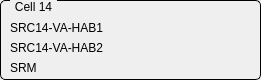
  <widget class="QGroupBox" name="GBCell14">
   <property name="geometry">
    <rect>
     <x>290</x>
     <y>440</y>
     <width>261</width>
     <height>80</height>
    </rect>
   </property>
   <property name="styleSheet">
    <string notr="true">QGroupBox {
    border: 1px solid black;
    border-radius: 5px;
    margin-top: 0.5em;
}

QGroupBox::title {
    subcontrol-origin: margin;
    left: 10px;
    padding: 0 3px 0 3px;
}</string>
   </property>
   <property name="title">
    <string>Cell 14</string>
   </property>
   <property name="checkable">
    <bool>false</bool>
   </property>
   <widget class="QLabel" name="label_57">
    <property name="geometry">
     <rect>
      <x>10</x>
      <y>20</y>
      <width>121</width>
      <height>16</height>
     </rect>
    </property>
    <property name="text">
     <string>SRC14-VA-HAB1</string>
    </property>
   </widget>
   <widget class="QLabel" name="label_58">
    <property name="geometry">
     <rect>
      <x>10</x>
      <y>40</y>
      <width>121</width>
      <height>16</height>
     </rect>
    </property>
    <property name="text">
     <string>SRC14-VA-HAB2</string>
    </property>
   </widget>
   <widget class="QESimpleShape" name="ledSRC14HAB1S2">
    <property name="geometry">
     <rect>
      <x>220</x>
      <y>20</y>
      <width>16</width>
      <height>16</height>
     </rect>
    </property>
    <property name="shape">
     <enum>QSimpleShape::circle</enum>
    </property>
    <property name="colour0" stdset="0">
     <color>
      <red>60</red>
      <green>20</green>
      <blue>20</blue>
     </color>
    </property>
    <property name="colour1" stdset="0">
     <color>
      <red>240</red>
      <green>5</green>
      <blue>5</blue>
     </color>
    </property>
    <property name="variable" stdset="0">
     <string>SRC$(v1)-VA-HAB1-FLS2:isInterlock</string>
    </property>
    <property name="variableSubstitutions" stdset="0">
     <string>v1=14</string>
    </property>
    <property name="edgeAlarmStateOption" stdset="0">
     <enum>QESimpleShape::Never</enum>
    </property>
    <property name="displayAlarmStateOption" stdset="0">
     <enum>QESimpleShape::Never</enum>
    </property>
   </widget>
   <widget class="QESimpleShape" name="ledSRC14HAB1S1">
    <property name="geometry">
     <rect>
      <x>150</x>
      <y>20</y>
      <width>16</width>
      <height>16</height>
     </rect>
    </property>
    <property name="shape">
     <enum>QSimpleShape::circle</enum>
    </property>
    <property name="colour0" stdset="0">
     <color>
      <red>60</red>
      <green>20</green>
      <blue>20</blue>
     </color>
    </property>
    <property name="colour1" stdset="0">
     <color>
      <red>240</red>
      <green>5</green>
      <blue>5</blue>
     </color>
    </property>
    <property name="flash0" stdset="0">
     <bool>false</bool>
    </property>
    <property name="flash1" stdset="0">
     <bool>false</bool>
    </property>
    <property name="variable" stdset="0">
     <string>SRC$(v1)-VA-HAB1-FLS1:isInterlock</string>
    </property>
    <property name="variableSubstitutions" stdset="0">
     <string>v1=14</string>
    </property>
    <property name="edgeAlarmStateOption" stdset="0">
     <enum>QESimpleShape::Never</enum>
    </property>
    <property name="displayAlarmStateOption" stdset="0">
     <enum>QESimpleShape::Never</enum>
    </property>
   </widget>
   <widget class="QESimpleShape" name="ledSRC14HAB2S2">
    <property name="geometry">
     <rect>
      <x>220</x>
      <y>40</y>
      <width>16</width>
      <height>16</height>
     </rect>
    </property>
    <property name="shape">
     <enum>QSimpleShape::circle</enum>
    </property>
    <property name="colour0" stdset="0">
     <color>
      <red>60</red>
      <green>20</green>
      <blue>20</blue>
     </color>
    </property>
    <property name="colour1" stdset="0">
     <color>
      <red>240</red>
      <green>5</green>
      <blue>5</blue>
     </color>
    </property>
    <property name="variable" stdset="0">
     <string>SRC$(v1)-VA-HAB2-FLS2:isInterlock</string>
    </property>
    <property name="variableSubstitutions" stdset="0">
     <string>v1=14</string>
    </property>
    <property name="edgeAlarmStateOption" stdset="0">
     <enum>QESimpleShape::Never</enum>
    </property>
    <property name="displayAlarmStateOption" stdset="0">
     <enum>QESimpleShape::Never</enum>
    </property>
   </widget>
   <widget class="QESimpleShape" name="ledSRC14HAB2S1">
    <property name="geometry">
     <rect>
      <x>150</x>
      <y>40</y>
      <width>16</width>
      <height>16</height>
     </rect>
    </property>
    <property name="shape">
     <enum>QSimpleShape::circle</enum>
    </property>
    <property name="colour0" stdset="0">
     <color>
      <red>60</red>
      <green>20</green>
      <blue>20</blue>
     </color>
    </property>
    <property name="colour1" stdset="0">
     <color>
      <red>240</red>
      <green>5</green>
      <blue>5</blue>
     </color>
    </property>
    <property name="flash0" stdset="0">
     <bool>false</bool>
    </property>
    <property name="flash1" stdset="0">
     <bool>false</bool>
    </property>
    <property name="variable" stdset="0">
     <string>SRC$(v1)-VA-HAB2-FLS1:isInterlock</string>
    </property>
    <property name="variableSubstitutions" stdset="0">
     <string>v1=14</string>
    </property>
    <property name="edgeAlarmStateOption" stdset="0">
     <enum>QESimpleShape::Never</enum>
    </property>
    <property name="displayAlarmStateOption" stdset="0">
     <enum>QESimpleShape::Never</enum>
    </property>
   </widget>
   <widget class="QLabel" name="label_59">
    <property name="geometry">
     <rect>
      <x>10</x>
      <y>60</y>
      <width>121</width>
      <height>16</height>
     </rect>
    </property>
    <property name="text">
     <string>SRM</string>
    </property>
   </widget>
   <widget class="QESimpleShape" name="ledSRC14HAB2S1_2">
    <property name="geometry">
     <rect>
      <x>150</x>
      <y>60</y>
      <width>16</width>
      <height>16</height>
     </rect>
    </property>
    <property name="shape">
     <enum>QSimpleShape::circle</enum>
    </property>
    <property name="colour0" stdset="0">
     <color>
      <red>60</red>
      <green>20</green>
      <blue>20</blue>
     </color>
    </property>
    <property name="colour1" stdset="0">
     <color>
      <red>240</red>
      <green>5</green>
      <blue>5</blue>
     </color>
    </property>
    <property name="flash0" stdset="0">
     <bool>false</bool>
    </property>
    <property name="flash1" stdset="0">
     <bool>false</bool>
    </property>
    <property name="variable" stdset="0">
     <string>SRC$(v1)-VA-SRM-FLS:isInterlock</string>
    </property>
    <property name="variableSubstitutions" stdset="0">
     <string>v1=14</string>
    </property>
    <property name="edgeAlarmStateOption" stdset="0">
     <enum>QESimpleShape::Never</enum>
    </property>
    <property name="displayAlarmStateOption" stdset="0">
     <enum>QESimpleShape::Never</enum>
    </property>
   </widget>
  </widget>
